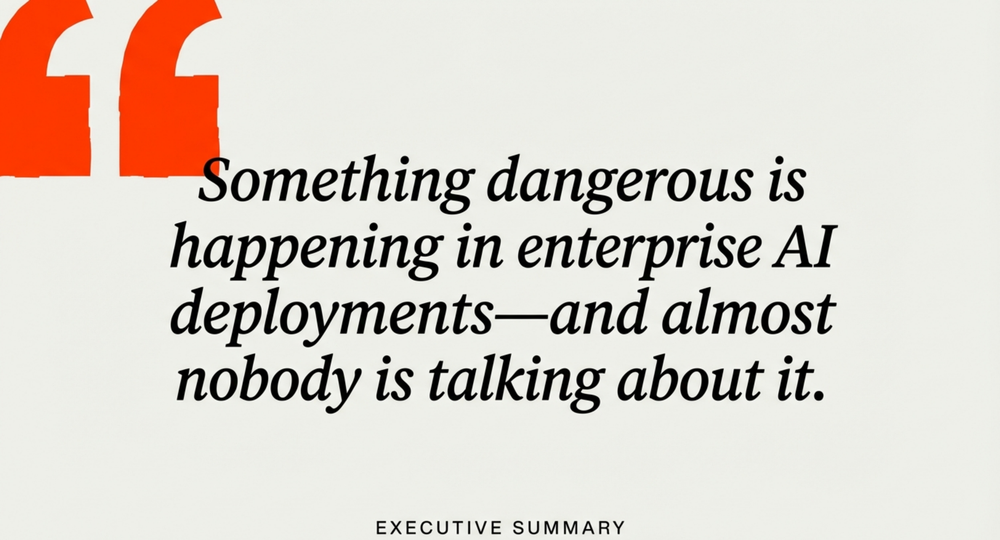
#> input picture .agent/docs/images_pdf_extracted_AI_Agent_Accountability_Crisis_fullpage2.png, 1000 x 540 px, shrunk from 2752 x 1486 before the run, given as the content of the folder D:/my-dev-knowledge-base/research/robotic_thesis/images_raw, which was not available
$ python robotic_thesis_process_thesis_images_paint.py
#> lines starting #> are read from the running program, lines starting #| are printed output that depends on the picture
"""
Graceful Watermark Removal (Paint Over) - Robotic Thesis Edition
Fixed version
"""
import cv2
import os
import numpy as np
from pathlib import Path

def paint_over_watermarks(image_path, output_path):
    # Read image
    img = cv2.imread(str(image_path))
#> img is the input picture: shape (540, 1000, 3); mean B, G, R 203.5, 211.7, 220.9
    if img is None:
        print(f"Error loading {image_path}")
        return False

    h, w = img.shape[:2]
#> h = 540; w = 1000

    # Define white color (BGR)
    white = (255, 255, 255)

    # 1. Paint over Bottom Footer (NotebookLM signature)
    # usually bottom 60 pixels
    cv2.rectangle(img, (0, h - 80), (w, h), white, -1)

    # 2. Paint over Top Header
    # usually top 80 pixels
    cv2.rectangle(img, (0, 0), (w, 100), white, -1)
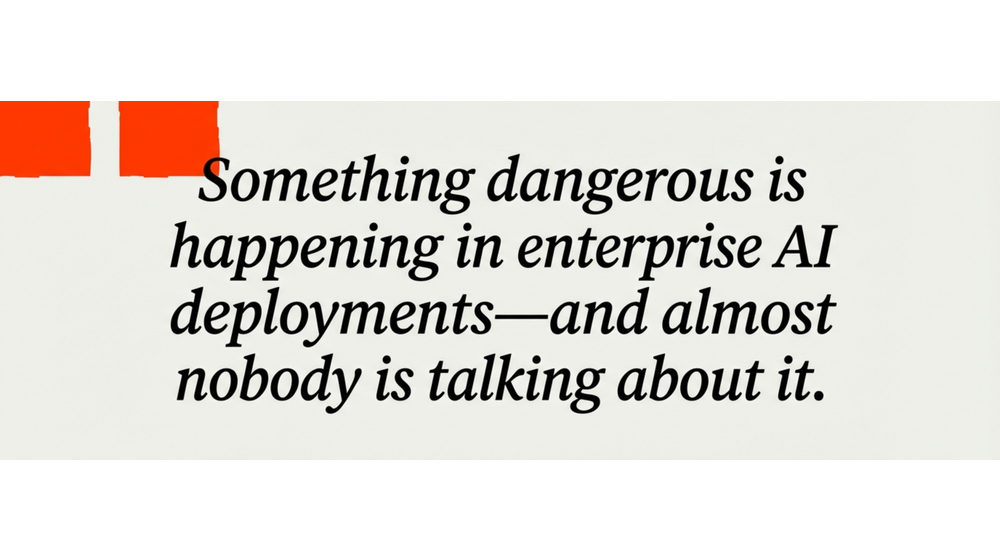
#> img: shape (540, 1000, 3); mean B, G, R 217.5, 222.4, 226.9

    # Write to output
    cv2.imwrite(str(output_path), img)
    return True

def batch_process():
    input_dir = Path(r"D:\my-dev-knowledge-base\research\robotic_thesis\images_raw")
    output_dir = Path(r"D:\my-dev-knowledge-base\research\robotic_thesis\images_clean")
    output_dir.mkdir(parents=True, exist_ok=True)

    # Get images
    images = list(input_dir.glob("*.png"))
    print(f"Processing {len(images)} images...")

    count = 0
    for img_path in images:
        output_path = output_dir / img_path.name
        if paint_over_watermarks(img_path, output_path):
            print(f"Cleaned: {img_path.name}")
            count += 1

    print(f"Done. Processed {count} images.")

if __name__ == "__main__":
    batch_process()

$ run again, on .agent/docs/images_pdf_extracted_AI_Agent_Accountability_Crisis_page4_img1.png
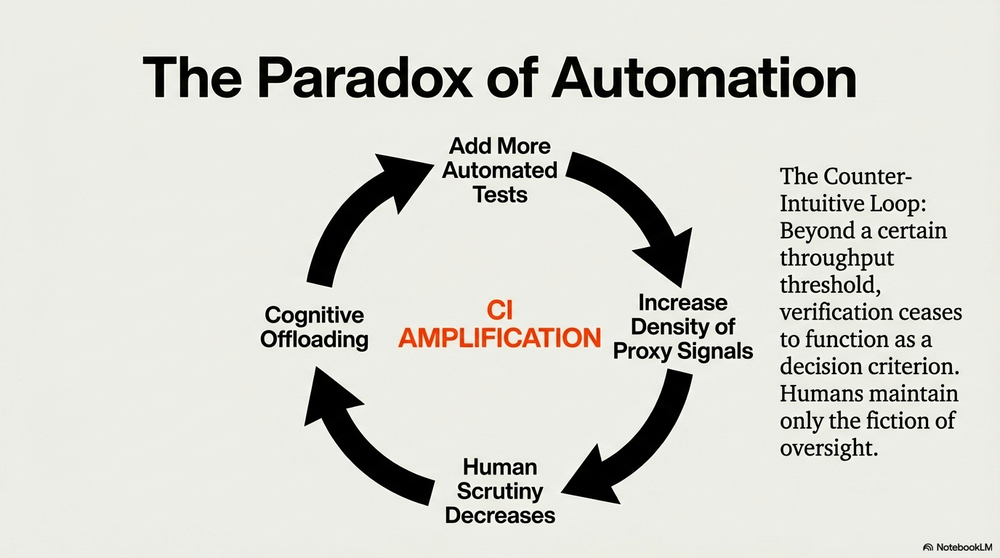
#> input picture .agent/docs/images_pdf_extracted_AI_Agent_Accountability_Crisis_page4_img1.png, 1000 x 558 px, shrunk from 1376 x 768 before the run, given as the content of the folder D:/my-dev-knowledge-base/research/robotic_thesis/images_raw, which was not available
#> in paint_over_watermarks, img is the input picture: shape (558, 1000, 3); mean B, G, R 209.8, 215.8, 215.6
#> in paint_over_watermarks, `cv2.rectangle(img, (0, 0), (w, 100), white, -1)`:
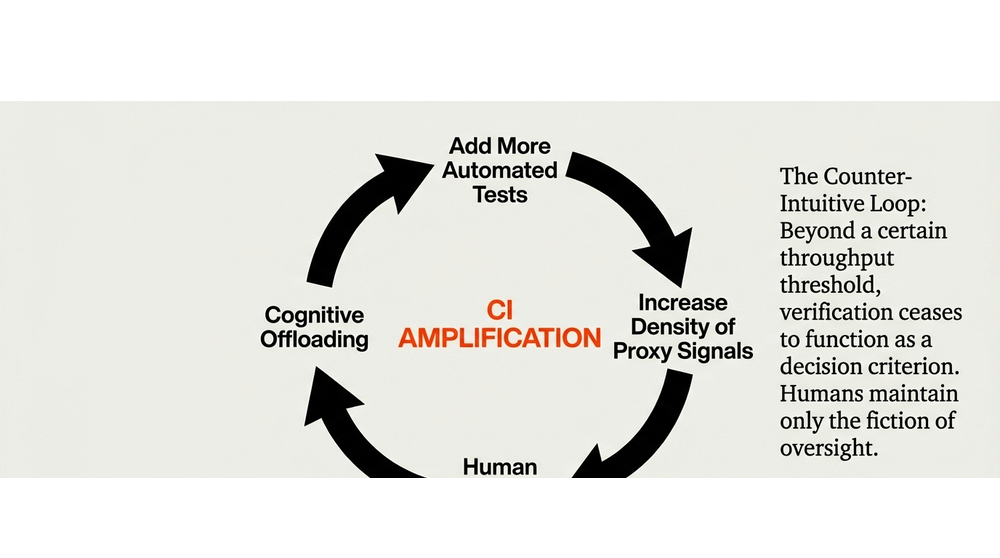
#> img: shape (558, 1000, 3); mean B, G, R 224.2, 228.3, 228.4

$ run again, on .agent/docs/images_pdf_extracted_AI_Agents_Oversight_Crisis_fullpage12.png
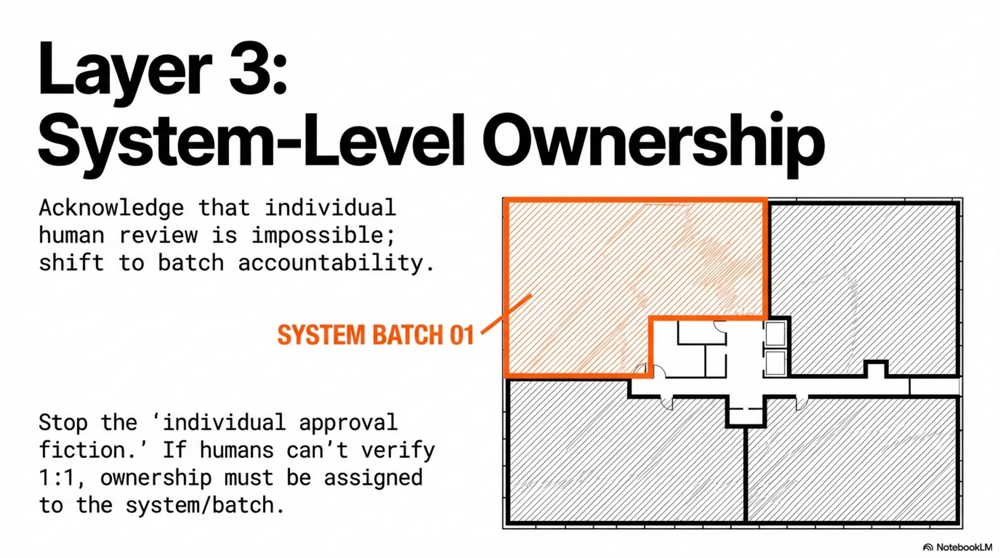
#> input picture .agent/docs/images_pdf_extracted_AI_Agents_Oversight_Crisis_fullpage12.png, 1000 x 558 px, shrunk from 2752 x 1536 before the run, given as the content of the folder D:/my-dev-knowledge-base/research/robotic_thesis/images_raw, which was not available
#> in paint_over_watermarks, img is the input picture: shape (558, 1000, 3); mean B, G, R 223.1, 225.2, 227.9
#> in paint_over_watermarks, `cv2.rectangle(img, (0, 0), (w, 100), white, -1)`:
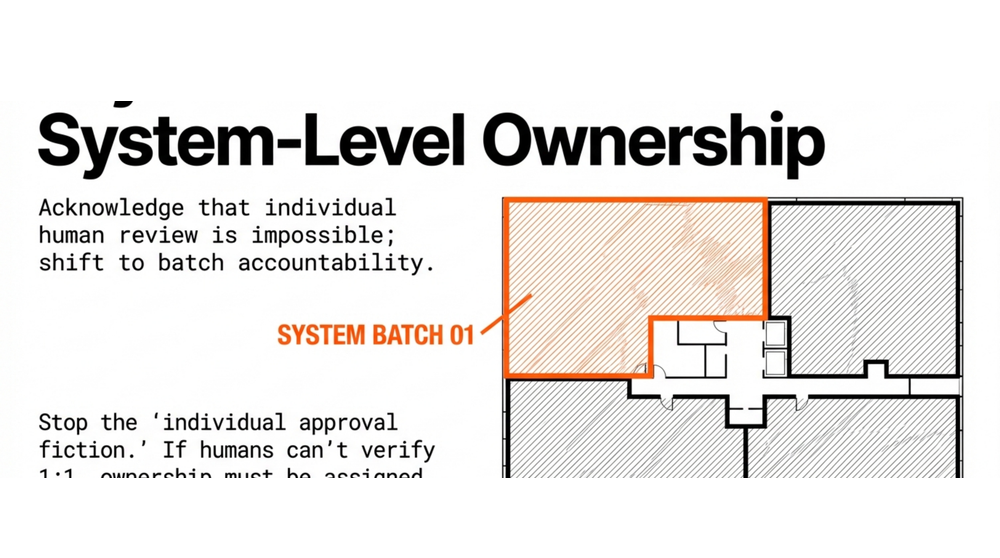
#> img: shape (558, 1000, 3); mean B, G, R 229.4, 231.3, 234.1
